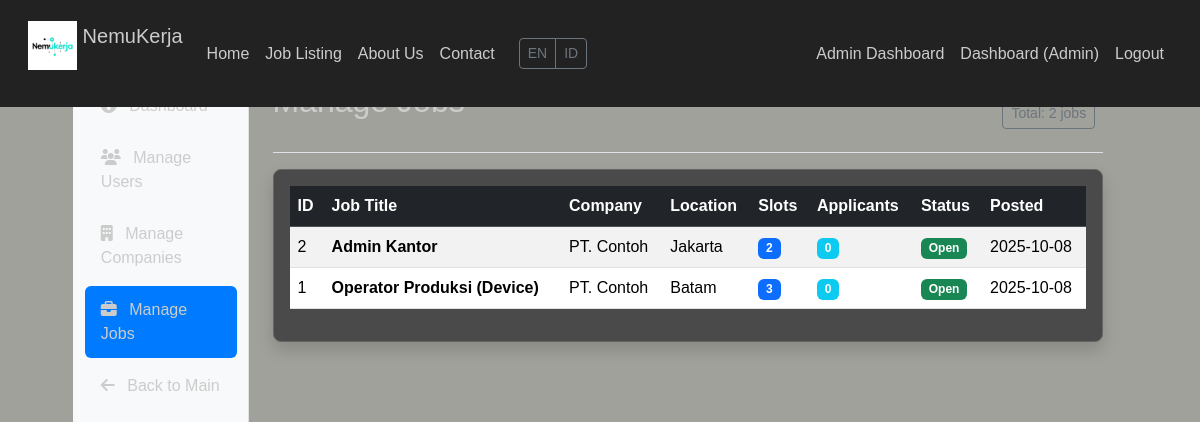
Page /admin/jobs (signed in) on the committed database.
### models.py (models this page shows)
class User(db.Model, UserMixin):
    __tablename__ = 'user'
    __table_args__ = {'extend_existing': True}
    id = db.Column(db.Integer, primary_key=True)
    email = db.Column(db.String(120), unique=True, nullable=False)
    password_hash = db.Column(db.String(128), nullable=False)
    role = db.Column(db.String(20), nullable=False)
    name = db.Column(db.String(100), nullable=False)
    phone = db.Column(db.String(20), nullable=True)
    created_at = db.Column(db.DateTime, default=datetime.utcnow)
    company = db.relationship('Company', backref='user', uselist=False, lazy=True)
    applications = db.relationship('Application', backref='applicant', lazy=True)

class Job(db.Model):
    __tablename__ = 'job'
    __table_args__ = {'extend_existing': True}
    id = db.Column(db.Integer, primary_key=True)
    title = db.Column(db.String(100), nullable=False)
    location = db.Column(db.String(100), nullable=False)
    description = db.Column(db.Text, nullable=False)
    slots = db.Column(db.Integer, nullable=False)
    is_open = db.Column(db.Boolean, default=True)
    company_id = db.Column(db.Integer, db.ForeignKey('company.id'), nullable=False)
    created_at = db.Column(db.DateTime, default=datetime.utcnow)
    applications = db.relationship('Application', backref='job', lazy=True)

class Company(db.Model):
    __tablename__ = 'company'
    __table_args__ = {'extend_existing': True}
    id = db.Column(db.Integer, primary_key=True)
    user_id = db.Column(db.Integer, db.ForeignKey('user.id'), nullable=False)
    company_name = db.Column(db.String(100), nullable=False)
    description = db.Column(db.Text)
    website = db.Column(db.String(200))
    created_at = db.Column(db.DateTime, default=datetime.utcnow)
    jobs = db.relationship('Job', backref='company', lazy=True)

### app.py (the view)
    @app.route('/admin/jobs')
    @login_required
    def admin_jobs():
        if current_user.role != 'admin':
            flash('You are not authorized to access this page.', 'danger')
            return redirect(url_for('dashboard'))
        jobs = Job.query.order_by(Job.created_at.desc()).all()
        return render_template('admin_jobs.html', jobs=jobs)

### templates/admin_jobs.html (shortened to what this page needs)
{% extends "base.html" %}
{% block content %}
    <div class="row">
        <div class="col-md-3 col-lg-2 d-md-block bg-light sidebar">
            <div class="position-sticky pt-3">
                <ul class="nav flex-column">
                    <li class="nav-item">
                        <a class="nav-link" href="{{ url_for('admin_dashboard') }}">
                        </a>
                    </li>
                    <li class="nav-item">
                        <a class="nav-link" href="{{ url_for('admin_users') }}">
                            <i class="fas fa-users me-2"></i>
                            Manage Users
                        </a>
                    </li>
                    <li class="nav-item">
                        <a class="nav-link" href="{{ url_for('admin_companies') }}">
                            <i class="fas fa-building me-2"></i>
                            Manage Companies
                        </a>
                    </li>
                    <li class="nav-item">
                        <a class="nav-link active" href="{{ url_for('admin_jobs') }}">
                            <i class="fas fa-briefcase me-2"></i>
                            Manage Jobs
                        </a>
                    </li>
                    <li class="nav-item">
                        <a class="nav-link" href="{{ url_for('dashboard') }}">
                            <i class="fas fa-arrow-left me-2"></i>
                            Back to Main
                        </a>
                    </li>
                </ul>
            </div>
        </div>
        <div class="col-md-9 col-lg-10 ms-sm-auto px-md-4">
            <div class="d-flex justify-content-between flex-wrap flex-md-nowrap align-items-center pt-3 pb-2 mb-3 border-bottom">
                <h2>Manage Jobs</h2>
                <div class="btn-toolbar mb-2 mb-md-0">
                    <div class="btn-group me-2">
                        <span class="btn btn-sm btn-outline-secondary">
                            Total: {{ jobs|length }} jobs
                        </span>
                    </div>
                </div>
            </div>
            <div class="card shadow">
                <div class="card-body">
                    <div class="table-responsive">
                        <table class="table table-striped table-hover">
                            <thead class="table-dark">
                                <tr>
                                    <th>ID</th>
                                    <th>Job Title</th>
                                    <th>Company</th>
                                    <th>Location</th>
                                    <th>Slots</th>
                                    <th>Applicants</th>
                                    <th>Status</th>
                                    <th>Posted</th>
                                </tr>
                            </thead>
                            <tbody>
                                {% for job in jobs %}
                                <tr>
                                    <td>{{ job.id }}</td>
                                    <td>
                                        <strong>{{ job.title }}</strong>
                                    </td>
                                    <td>{{ job.company.company_name }}</td>
                                    <td>{{ job.location }}</td>
                                    <td>
                                        <span class="badge bg-primary">{{ job.slots }}</span>
                                    </td>
                                    <td>
                                        <span class="badge bg-info">{{ job.applications|length }}</span>
                                    </td>
                                    <td>
                                        <span class="badge {% if job.is_open %}bg-success{% else %}bg-secondary{% endif %}">
                                            {{ 'Open' if job.is_open else 'Closed' }}
                                        </span>
                                    </td>
                                    <td>{{ job.created_at.strftime('%Y-%m-%d') }}</td>
                                </tr>
                                {% endfor %}
                            </tbody>
                        </table>
                    </div>
                </div>
            </div>
        </div>
    </div>
{% endblock %}

### templates/base.html (shortened to what this page needs)
<!DOCTYPE html>
<html lang="en">
<head>
    <link href="https://cdn.jsdelivr.net/npm/bootstrap@5.3.2/dist/css/bootstrap.min.css" rel="stylesheet">
    <link rel="stylesheet" href="{{ url_for('static', filename='style.css') }}">
    <link rel="stylesheet" href="https://cdnjs.cloudflare.com/ajax/libs/font-awesome/6.4.0/css/all.min.css">
</head>
<body>
    <nav class="navbar navbar-expand-lg fixed-top">
        <div class="container-fluid">
            <a class="navbar-brand" href="{{ url_for('index') }}">
                <img src="{{ url_for('static', filename='images/logopeb.png') }}" alt="NemuKerja Logo" width="49" height="49" class="d-inline-block align-top">
                NemuKerja
            </a>
            <div class="collapse navbar-collapse justify-content-center" id="navbarNav">
                <ul class="navbar-nav">
                    <li class="nav-item">
                        <a class="nav-link" href="{{ url_for('index') }}">Home</a>
                    </li>
                    <li class="nav-item">
                        <a class="nav-link" href="{{ url_for('dashboard') }}">Job Listing</a>
                    </li>
                    <li class="nav-item">
                        <a class="nav-link" href="{{ url_for('about') }}">About Us</a>
                    </li>
                    <li class="nav-item">
                        <a class="nav-link" href="{{ url_for('contact') }}">Contact</a>
                    </li>
                </ul>
                <div class="btn-group flagselection ms-3">
                    <button class="btn btn-sm btn-outline-secondary">EN</button>
                    <button class="btn btn-sm btn-outline-secondary">ID</button>
                </div>
                <ul class="navbar-nav ms-auto">
                    {% if current_user.is_authenticated %}
                        {% if current_user.role == 'admin' %}
                            <li class="nav-item">
                                <a class="nav-link" href="{{ url_for('admin_dashboard') }}">Admin Dashboard</a>
                            </li>
                        {% endif %}
                        <li class="nav-item">
                            <a class="nav-link" href="{{ url_for('dashboard') }}">Dashboard ({{ current_user.name }})</a>
                        </li>
                        <li class="nav-item">
                            <a class="nav-link btn btn-outline-danger" href="{{ url_for('logout') }}">Logout</a>
                        </li>
                    {% endif %}
                </ul>
            </div>
        </div>
    </nav>
    <main class="main-content">
        {% block content %}{% endblock %}
    </main>
</body>
</html>

### static/style.css (style rules this page uses)
body { background-color: #A0A19B; font-family: Arial, sans-serif; display: flex; justify-content: center; align-items: center; min-height: 100vh; margin: 0; color: #ffffff; }
h2, h3 { color: #cccccc; margin-bottom: 1.5rem; }
img { margin-bottom: 1rem; background-color: #555555; }
.btn-outline-danger { border-color: #dc3545; color: #dc3545; }
.card { border: 1px solid #666666; border-radius: 8px; box-shadow: 0 2px 5px rgba(0, 0, 0, 0.3); background-color: #4a4a4a; }
.card-body { padding: 1rem; }
.navbar { background-color: #222222; padding: 1rem; }
.navbar-brand, .nav-link { color: #cccccc !important; }
body { padding-top: 56px; }

### templates/admin_jobs.html (style rules this page uses)
.sidebar { min-height: calc(100vh - 76px); box-shadow: inset -1px 0 0 rgba(0, 0, 0, .1); }
.sidebar .nav-link { color: #333; padding: 0.75rem 1rem; border-radius: 0.375rem; margin-bottom: 0.25rem; }
.sidebar .nav-link.active { background-color: #007bff; color: white; }

### rows in the picture
User: name "Admin"
Job: id "2", title "Admin Kantor", company.company_name "PT. Contoh", location "Jakarta", slots "2", applications|length "0", is_open "Open", created_at "2025-10-08"
Job: id "1", title "Operator Produksi (Device)", company.company_name "PT. Contoh", location "Batam", slots "3", applications|length "0", is_open "Open", created_at "2025-10-08"

### other values in the picture
{{ jobs|length }} "2"
